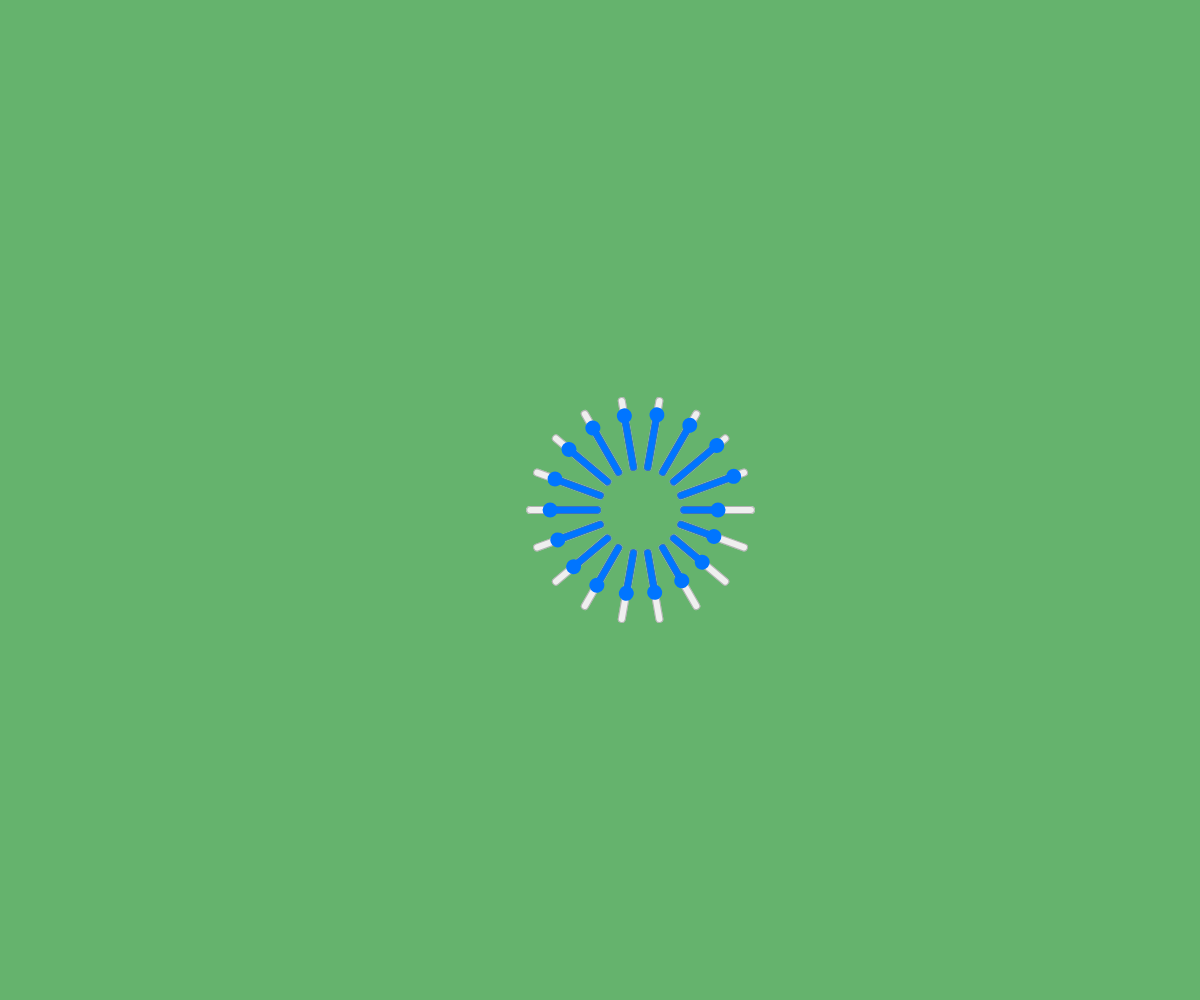
Frame 1 (no input)
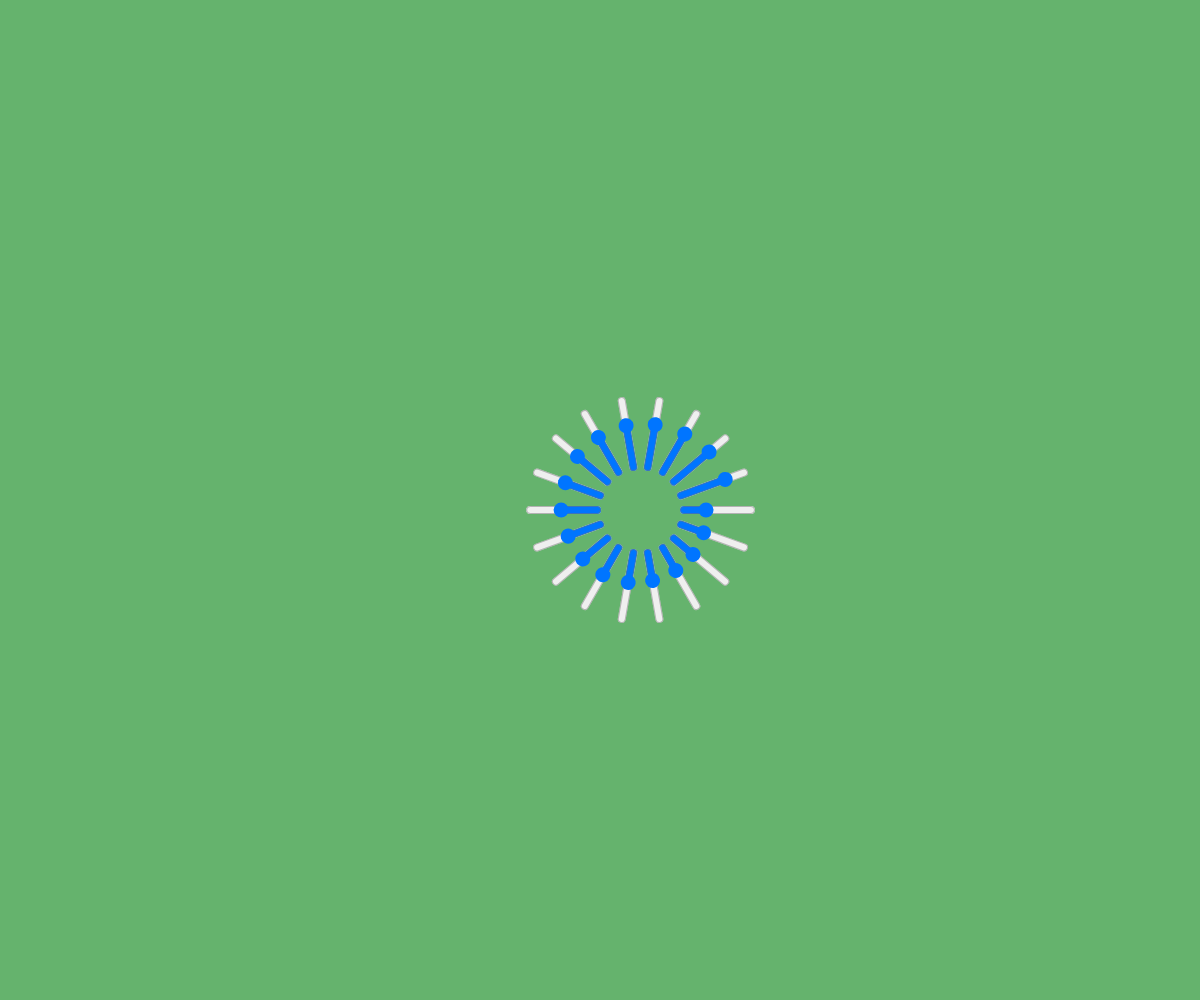
Frame 60 (no input)
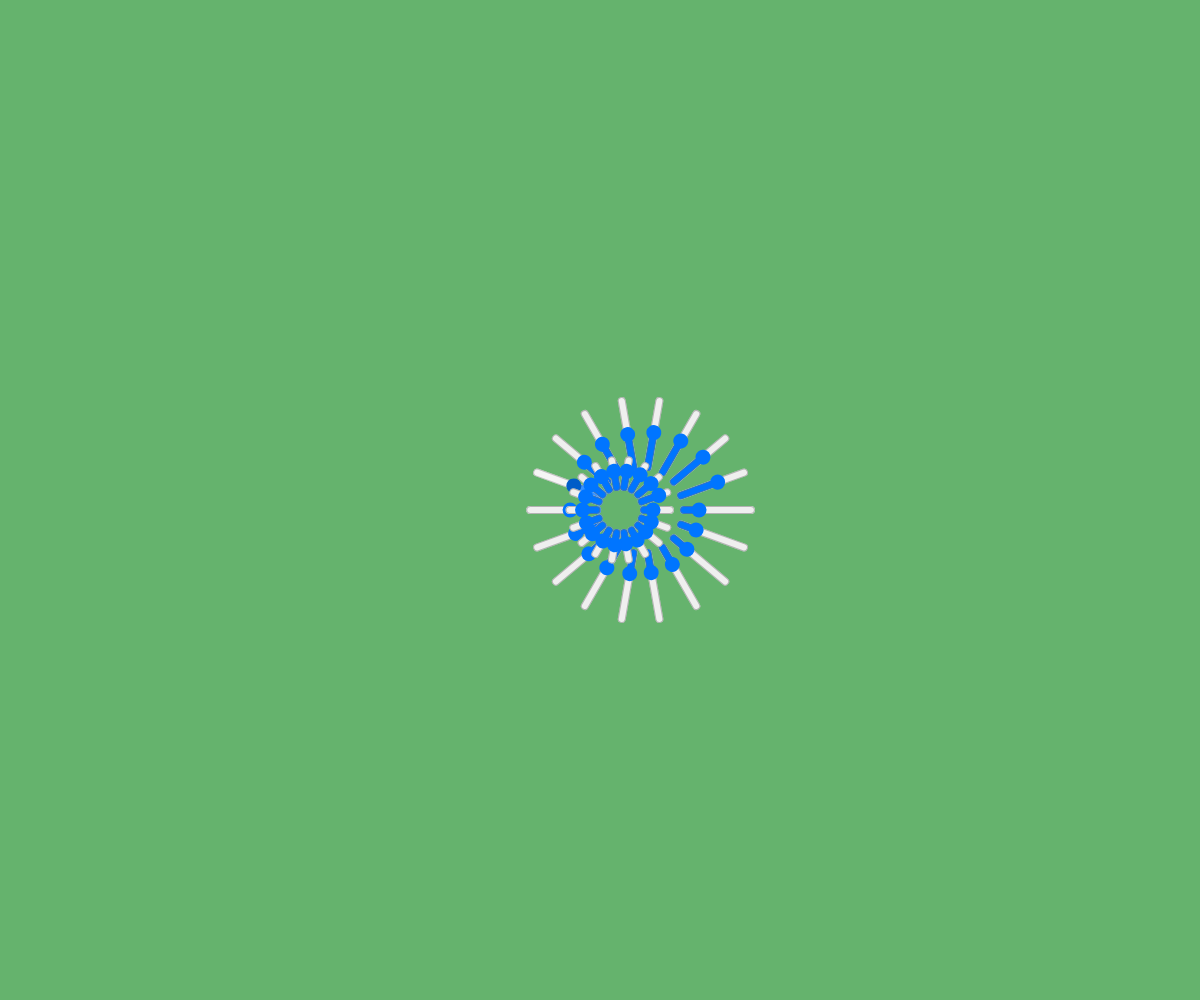
Frame 120 (the mouse pressed at the canvas centre since frame 60)

The p5.js sketch that drew these frames (run headless with seeded random() and noise() and a simulated clock; from frame 60 on, the mouse is pressed at the canvas centre):

// p5.js sketch
// ── sketch.js
let sliders;

function SliderRose(_x, _y) {
  this.x1 = _x;
  this.y1 = _y;

  const sliders = [];
  let sinAngle = 0;
  let counter = 0;
  const roseRadius = random(20, 100);
  const skip = 20;

  for (let i = 0; i < 360; i += skip) {
    const sliderAngle = radians(i);
    const x2 = cos(sliderAngle) * roseRadius;
    const y2 = sin(sliderAngle) * roseRadius;

    sliders[counter] = createSlider(0, 255, 50);
    sliders[counter].position(this.x1 + x2, this.y1 + y2);
    sliders[counter].style('width', roseRadius + 'px');
    sliders[counter].style('transform', 'rotate(' + i + 'deg)');
    counter += 1;
  }

  this.update = function() {
    let offset = 0;
    for (let i = 0; i < sliders.length; i += 1) {
      const x = map(sin(sinAngle + offset), -1, 1, 0, 255);
      sliders[i].value(x);
      offset += 0.050;
    }
    sinAngle += 0.1;
  };

}

function setup() {
  sliders = [];
  createCanvas(windowWidth, windowHeight);
  // init canvas with slider rose to the middle
  sliders.push(new SliderRose(width / 2, height / 2));
}

function draw() {
  background(101, 179, 109);

  sliders.forEach(function(d) {
    d.update();
  });
}

function mousePressed() {
  sliders.push(new SliderRose(mouseX, mouseY));
}
